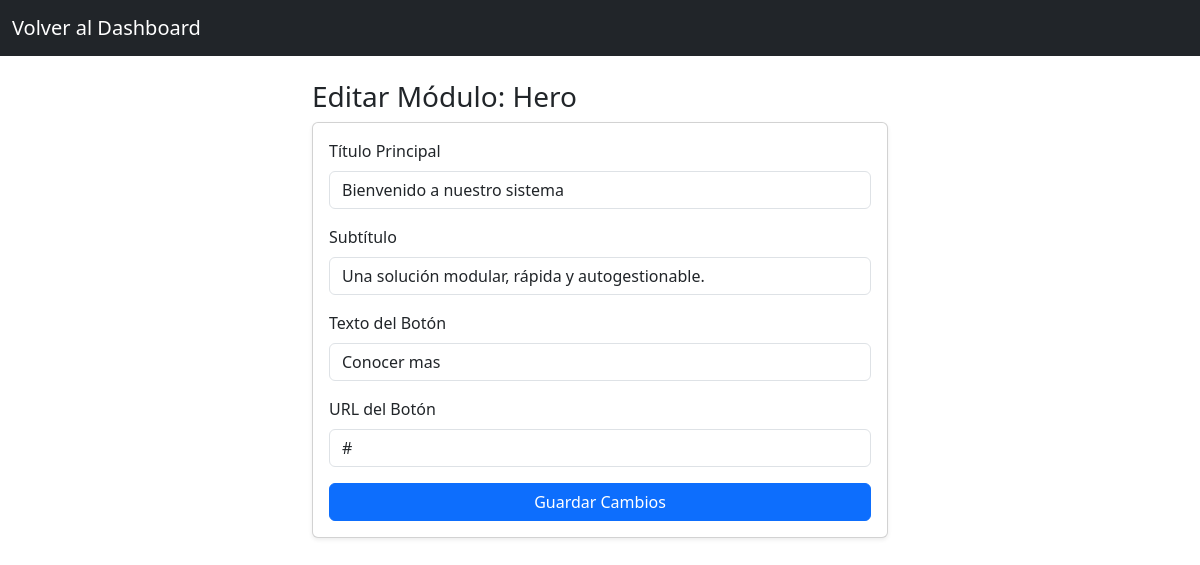
The app's page /admin/contenido/hero (signed in) with its own data.
### tables this page shows
CREATE TABLE contenido_hero (
    id INTEGER PRIMARY KEY,
    titulo TEXT,
    subtitulo TEXT,
    texto_boton TEXT,
    url_boton TEXT
);

### app.py (the view, shortened to what this page needs)
@app.route('/admin/contenido/hero', methods=['GET', 'POST'])
@login_required
def editar_hero():
    conn = get_db_connection()
    hero_data = conn.execute('SELECT * FROM contenido_hero WHERE id = 1').fetchone()
    conn.close()
    return render_template('admin/editar_hero.html', hero=hero_data)

### app.py (called while the page is built)
def get_db_connection():
    conn = sqlite3.connect('database.db')
    conn.row_factory = sqlite3.Row
    return conn

@login_manager.user_loader
def load_user(user_id):
    conn = get_db_connection()
    user_row = conn.execute('SELECT * FROM admin WHERE id = ?', (user_id,)).fetchone()
    conn.close()
    if user_row:
        return User(user_row['id'], user_row['username'])
    return None

### templates/admin/editar_hero.html (shortened to what this page needs)
<!DOCTYPE html>
<html lang="es">
<head>
    <link href="https://cdn.jsdelivr.net/npm/bootstrap@5.3.2/dist/css/bootstrap.min.css" rel="stylesheet">
</head>
<body>
    <nav class="navbar navbar-dark bg-dark mb-4">
        <div class="container-fluid">
            <a class="navbar-brand" href="{{ url_for('dashboard') }}">Volver al Dashboard</a>
        </div>
    </nav>
    <div class="container" style="max-width: 600px;">
        <h3>Editar Módulo: Hero</h3>
        <div class="card shadow-sm">
            <div class="card-body">
                <form method="POST">
                    <div class="mb-3">
                        <label class="form-label">Título Principal</label>
                        <input type="text" name="titulo" class="form-control" value="{{ hero.titulo }}" required>
                    </div>
                    <div class="mb-3">
                        <label class="form-label">Subtítulo</label>
                        <input type="text" name="subtitulo" class="form-control" value="{{ hero.subtitulo }}">
                    </div>
                    <div class="mb-3">
                        <label class="form-label">Texto del Botón</label>
                        <input type="text" name="texto_boton" class="form-control" value="{{ hero.texto_boton }}">
                    </div>
                    <div class="mb-3">
                        <label class="form-label">URL del Botón</label>
                        <input type="text" name="url_boton" class="form-control" value="{{ hero.url_boton }}">
                    </div>
                    <button type="submit" class="btn btn-primary w-100">Guardar Cambios</button>
                </form>
            </div>
        </div>
    </div>
</body>
</html>

### records on screen
contenido_hero: titulo "Bienvenido a nuestro sistema", subtitulo "Una solución modular, rápida y autogestionable.", texto_boton "Conocer mas", url_boton "#"
